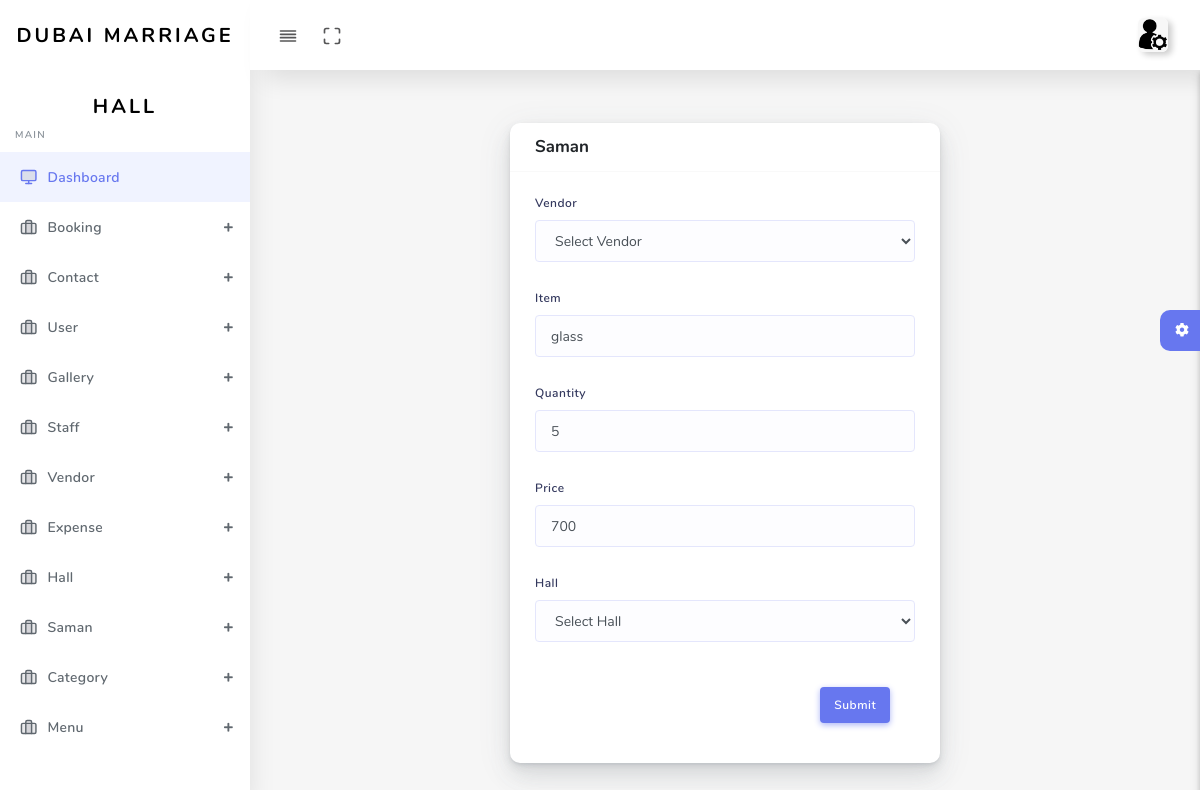
The app's page /user/admin/saman_update.php?uid=7 (signed in) with its own data.
### tables this page shows
CREATE TABLE `saman` (
  `sid` int(255) NOT NULL,
  `vid` varchar(255) NOT NULL,
  `hid` varchar(255) NOT NULL,
  `item` varchar(255) NOT NULL,
  `quantity` varchar(255) NOT NULL,
  `price` varchar(255) NOT NULL,
  `purchase_date` varchar(255) NOT NULL
);

### user/admin/saman_update.php (the view, shortened to what this page needs)
<?php
include('include/header.php');
$uid=mysqli_real_escape_string($conn,$_GET['uid']);
?>
  <div id="app">
    <div class="main-wrapper main-wrapper-1">
      <div class="navbar-bg"></div>
      <?php
include('include/nav.php');
include('include/aside.php');
?>
      <div class="main-content">
        <section class="section">
          <div class="section-body">
          <?php
      $sql = "SELECT * FROM saman WHERE `sid`='$uid'";
            $run = mysqli_query($conn, $sql);
            while ($row = mysqli_fetch_array($run)) {
            ?>
            <div class="row">
            <div class=" col-md-3 col-lg-3">
            </div>
              <div class="col-12 col-md-6 col-lg-6">
                <div class="card">
                <form method="post" enctype="multipart/form-data">
                    <div class="card-header">
                      <h4>Saman</h4>
                    </div>
                    <div class="card-body">
                    <div class="form-group">
                        <label>Vendor</label>
                    <select name="vendor"  class="form-control">
                    <option value="">Select Vendor</option>
        </select>
        </div>
                    <div class="form-group">
                        <label>Item</label>
                        <input type="text" class="form-control" name="item" value="<?php echo $row['item']?>" required="" pattern="[A-Za-z ]{3,30}">
                      </div>
                      <div class="form-group">
                        <label>Quantity</label>
                        <input type="number" class="form-control" name="quantity" value="<?php echo $row['quantity']?>" required="" pattern="">
                      </div>
                      <div class="form-group">
                        <label>Price</label>
                        <input type="text" class="form-control" name="price" value="<?php echo $row['price']?>" required="">
                      </div>
                      <div class="form-group">
                        <label>Hall</label>
                    <select name="hall"  class="form-control">
                    <option value="">Select Hall</option>
        </select>
        </div>
                    <div class="card-footer text-right">
                    <input type="submit" name="sub" class="btn btn-primary" value="Submit">
                    </div>
                  </form>
                </div>
              </div>
            </div>
            <?php
            }
        ?>
          </div>
        </section>
        <div class="settingSidebar">
          <a href="javascript:void(0)" class="settingPanelToggle"> <i class="fa fa-spin fa-cog"></i>
          </a>
        </div>
      </div>
    </div>
  </div>
  <?php
include('include/footer.php');
?>

### records on screen
saman: item "glass", quantity "5", price "700"
